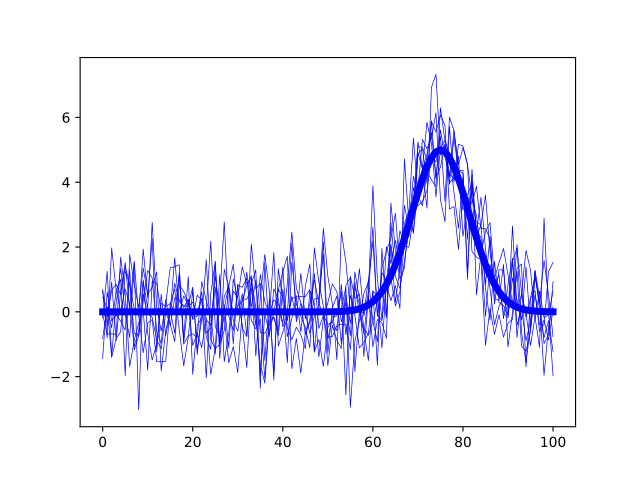

Recreate this plot in Python.
from matplotlib import pyplot
import power1d

J        = 8
Q        = 101
baseline = power1d.geom.Null( Q=Q )
signal   = power1d.geom.GaussianPulse( Q=Q, q=75, fwhm=15, amp=5.0 )
noise    = power1d.noise.Gaussian( J=J, Q=Q, mu=0, sigma=1.0 )
model    = power1d.models.DataSample(baseline, signal, noise, J=J)
pyplot.close('all')
model.plot(color="b", lw=5)
